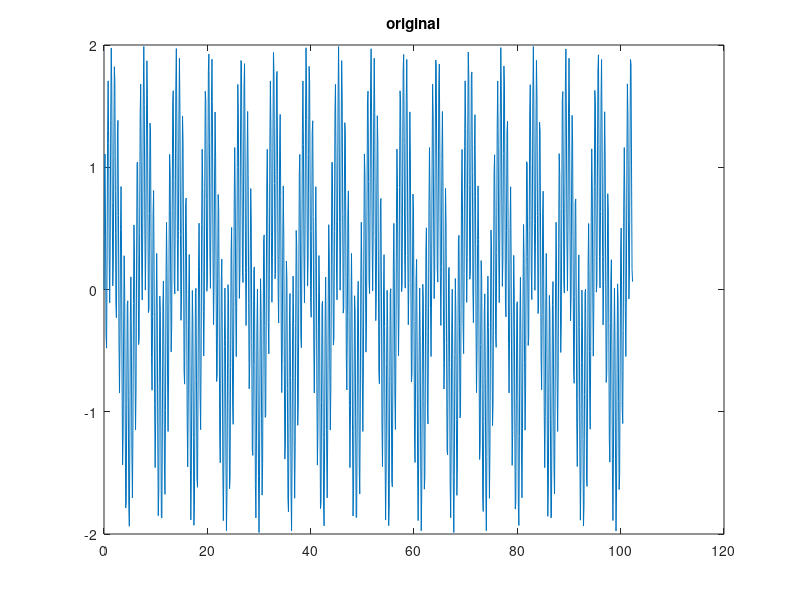
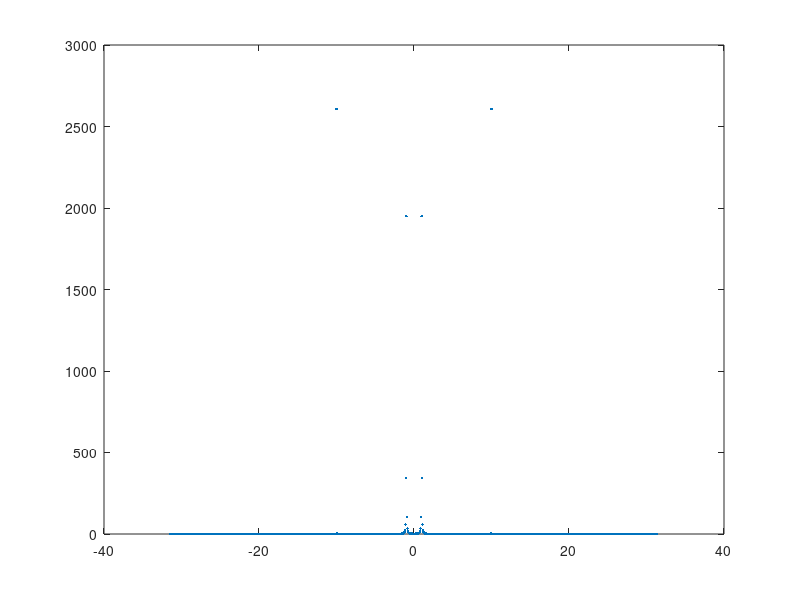
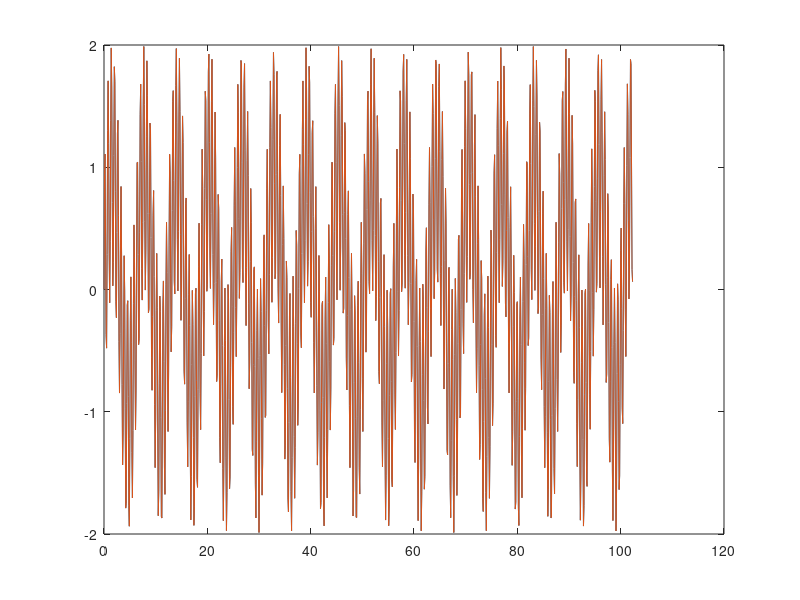

Here is the MATLAB script that generated these plots, in order:
clear all
close all

delta_t = 0.1;
N = 2^10;
t = 0:delta_t:(N-1)*delta_t;
delta_w = 2*pi/(N*delta_t);

%% sem shift
w_max = (N-1)*delta_w;
w_min = 0;
w(:,1) = w_min:delta_w:w_max;

%% com shift
w_max = (N/2-1)*delta_w;
w_min = (-N/2)*delta_w;
w(:,1) = w_min:delta_w:w_max;

%% resto igual
y = sin(t)+sin(10*t);
plot(t,y),title('original')
Z = fft(y);
Z = fftshift(Z);

dens_espt = (delta_t*abs(Z)).^2;

figure(2)
plot(w,dens_espt,'.')

n_quist = pi/delta_t;
%estudo
figure(3)
plot(t,y,t, ifft(ifftshift(Z)))